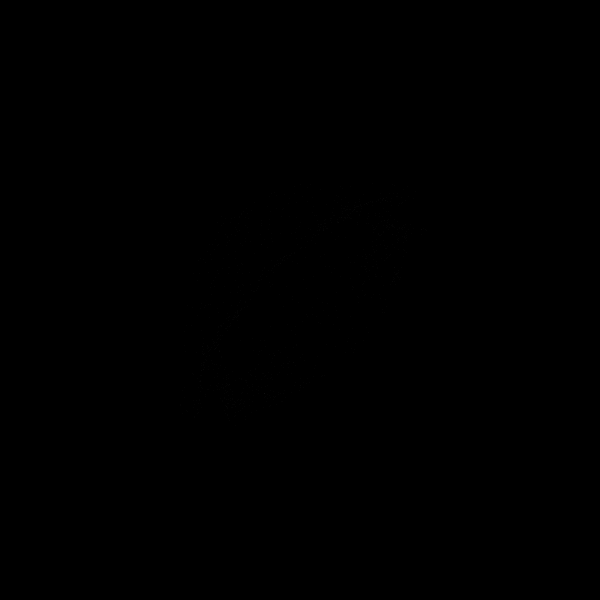
Frame 1 (no input)
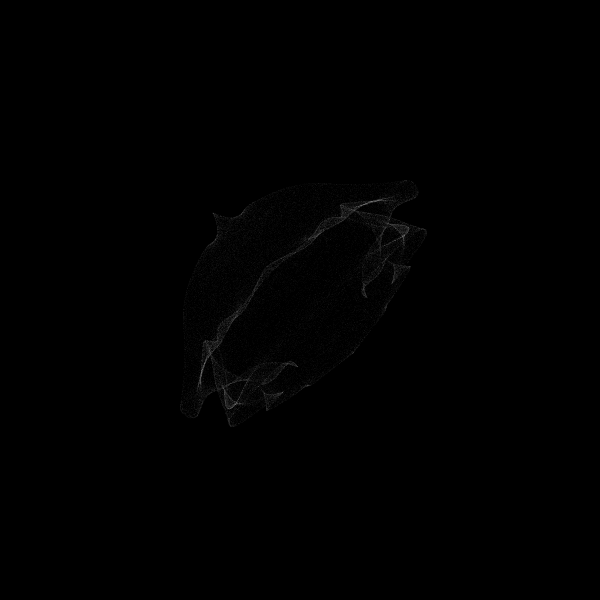
Frame 60 (the mouse pressed at the canvas centre just before this capture)
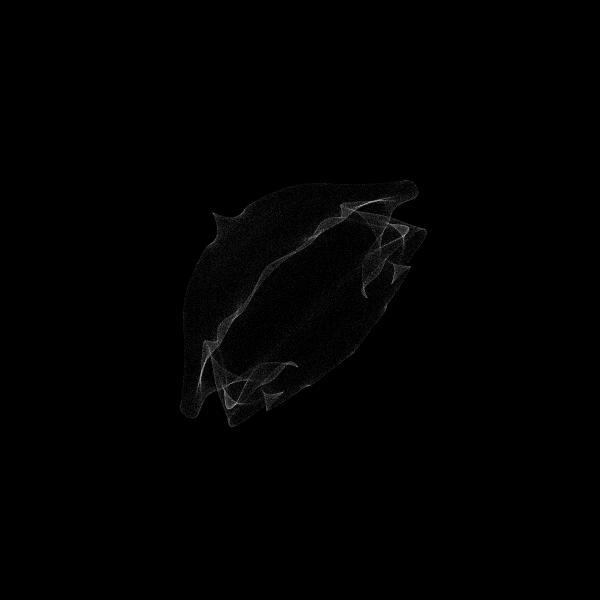
Frame 120 (the mouse held since frame 60 and released just before this capture)

The Processing sketch that drew these frames (run headless with seeded random() and noise(); from frame 60 on, the mouse is pressed at the canvas centre):

// Processing sketch: generativeCoral
// ── generativeCoral.pde
float inc = 50;

void setup() { 
  size(600, 600);
  //smooth();
  background(0);
  stroke(250, 5);
}
void draw() {
  for (int i=0; i<1000; i++) {
    float x = random(-1, 1);
    float y = random(-1, 1);
    float xx = map(noise(x, y), 0, 1, 50, 550);
    float yy = map(noise(y, x), 0, 1, 50, 550);
    point(xx, yy);
  }
}

/*
value=noise(x, y)
start1=0
stop1=1
start2=50
stop2=550

start2 + (stop2 - start2) * ((value - start1) / (stop1 - start1));
https://forum.processing.org/two/discussion/22471/how-does-mapping-function-work
*/
